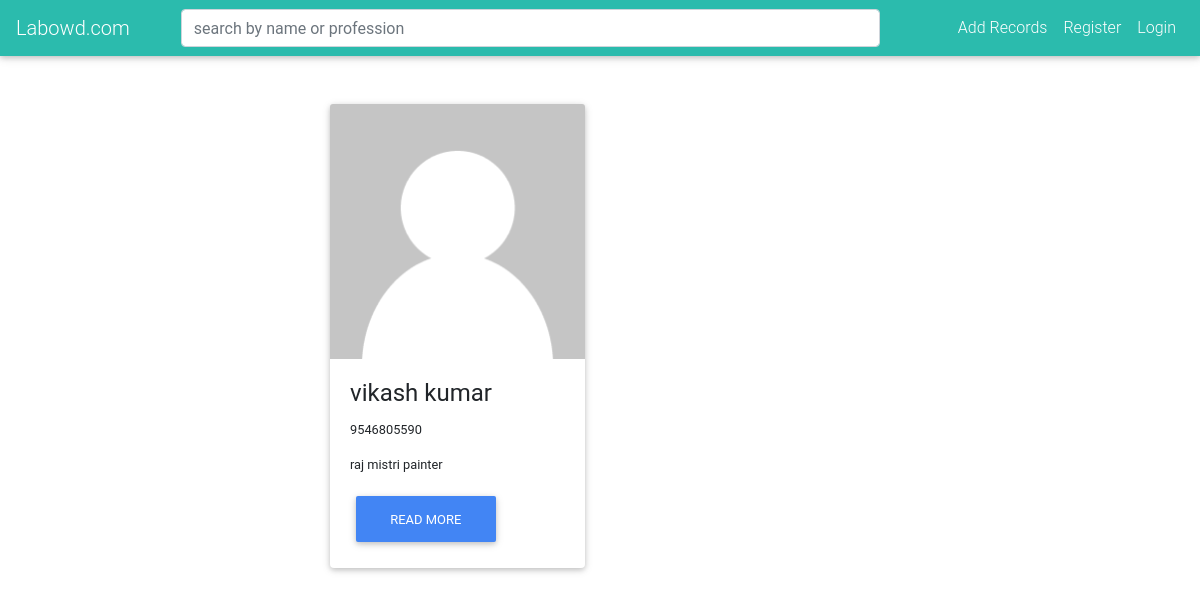
The app's page /search/, older data.
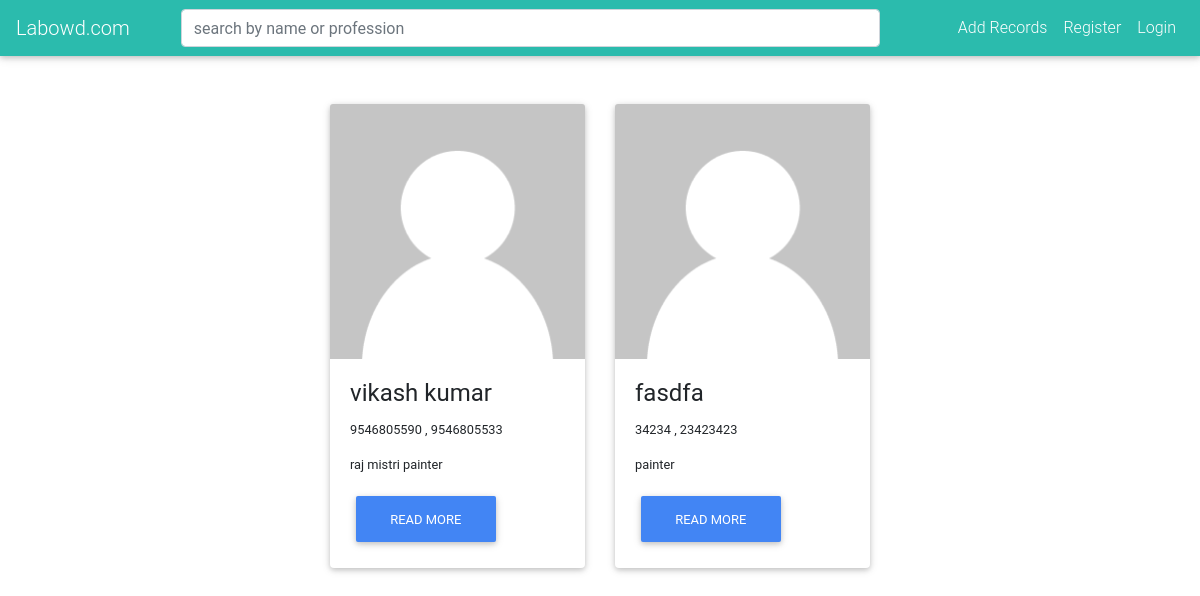
The same page, newer data.
### public/models.py (models this page shows, shortened)
class Peoples(models.Model):
    name = models.CharField(max_length=200)
    category = models.ManyToManyField(Categories)
    contact = models.IntegerField(null=True)
    street = models.TextField()
    city = models.CharField(max_length=10,choices=CITY_CHOICE)
    state = models.CharField(max_length=10,choices=STATE_CHOICE)
    secondary_contact = models.IntegerField(null=True,blank=True)

class Categories(models.Model):
    cat_title = models.CharField(max_length=200)
    cat_description = models.TextField()
    cat_icon = models.CharField(max_length=25)
    cat_date_of_creation = models.DateTimeField(auto_now=True)

### public/views.py (the view)
# urls.py: path('search/',SearchListView.as_view(),name='search'),
class SearchListView(ListView):
    model = Peoples
    template_name = "search.html"
    def get_queryset(self):
        people = Peoples.objects.all()
        query = self.request.GET.get("search",None)
        if query:
            cond = Q(name__icontains=query) | Q(category__cat_title__icontains=query)
            return people.filter(cond)
        return people

### templates/search.html (shortened to what this page needs)
{% extends 'base.html' %}
{% block content %}
    <div class="container mt-5">
        <div class="row">
            <div class="col-lg-3">
            </div>
            <div class="col-lg-9">
                <div class="row">
                    {% for p in object_list %}
                        <div class="col-lg-4">
                            <div class="card">
                            {% load static %}
                                <img src="{% static 'default.png' %}" alt="" class="card-img-top">
                                <div class="card-body">
                                    <h4 class="card-title"><a>{{ p.name }}</a></h4>
                                    <p class="small">{{ p.contact }}
                                    {% if p.secondary_contact %}
                                        , {{ p.secondary_contact }}</p>
                                    {% endif %}
                                    </p>
                                    <p class="small">
                                        {% for c in p.category.all %}
                                            {{ c.cat_title }}
                                        {% endfor %}
                                    </p>
                                    <a href="{% url 'item' p.id %}" class="btn btn-primary">Read More</a>
                                </div>
                            </div>
                        </div>
                    {% endfor %}
                </div>
            </div>
        </div>
    </div>
{% endblock %}

Row changes from the older to the newer data that the page shows:
changed Peoples "vikash kumar": secondary_contact (not shown) → "9546805533"
added Peoples: name "fasdfa", contact "34234", secondary_contact "23423423", Categories (cat_title "painter")
